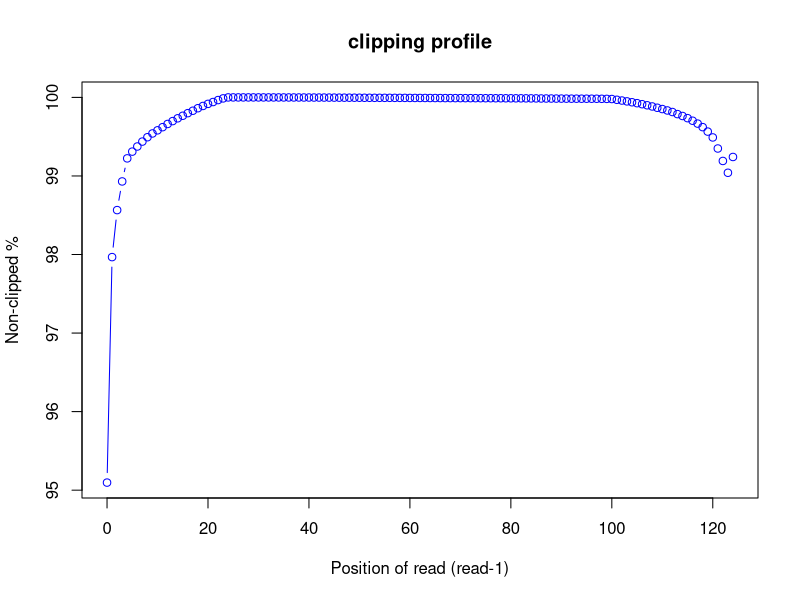
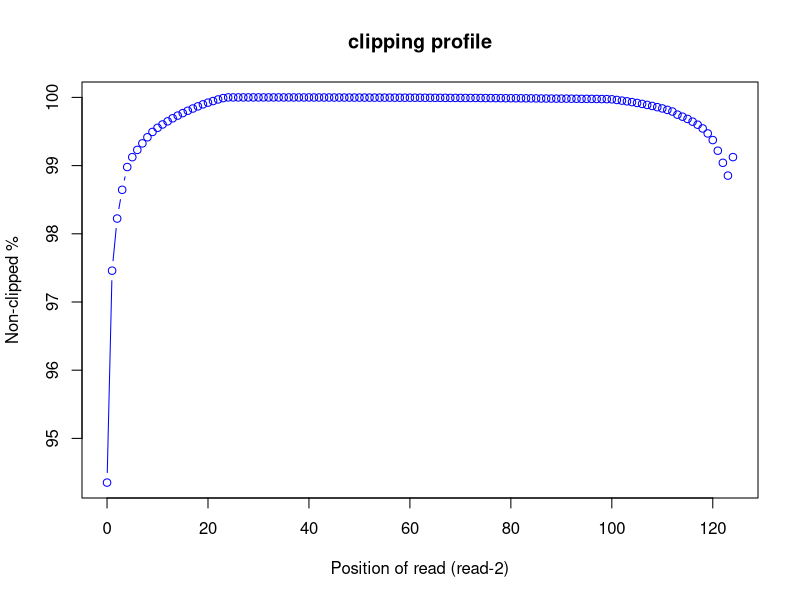

Source code (R) for these figures, in order:
pdf("/home/genetics/HW1/raw_data/mapped/bam_files/clipping_profile/SRR11647688_clipping.clipping_profile.R1.pdf")
read_pos=c(0,1,2,3,4,5,6,7,8,9,10,11,12,13,14,15,16,17,18,19,20,21,22,23,24,25,26,27,28,29,30,31,32,33,34,35,36,37,38,39,40,41,42,43,44,45,46,47,48,49,50,51,52,53,54,55,56,57,58,59,60,61,62,63,64,65,66,67,68,69,70,71,72,73,74,75,76,77,78,79,80,81,82,83,84,85,86,87,88,89,90,91,92,93,94,95,96,97,98,99,100,101,102,103,104,105,106,107,108,109,110,111,112,113,114,115,116,117,118,119,120,121,122,123,124)
r1_clip_count=c(841138.0,348748.0,246083.0,183494.0,133124.0,118384.0,107194.0,96451.0,86951.0,78704.0,71882.0,65007.0,57995.0,51712.0,45615.0,40083.0,34374.0,29106.0,23597.0,18668.0,14114.0,10079.0,5803.0,2149.0,3.0,1.0,4.0,7.0,6.0,7.0,15.0,25.0,40.0,52.0,66.0,83.0,101.0,123.0,147.0,191.0,212.0,259.0,288.0,325.0,373.0,435.0,518.0,569.0,608.0,649.0,727.0,792.0,843.0,895.0,910.0,936.0,943.0,991.0,1028.0,1059.0,1166.0,1200.0,1231.0,1259.0,1350.0,1393.0,1444.0,1513.0,1532.0,1573.0,1585.0,1614.0,1624.0,1646.0,1728.0,1749.0,1770.0,1830.0,1850.0,1895.0,1953.0,1974.0,2011.0,2057.0,2133.0,2168.0,2342.0,2384.0,2428.0,2541.0,2583.0,2674.0,2736.0,2773.0,2815.0,2835.0,2856.0,2925.0,3040.0,3196.0,3518.0,5174.0,6823.0,8663.0,10580.0,12603.0,14820.0,17183.0,19759.0,22591.0,25420.0,28494.0,31882.0,36433.0,40555.0,45296.0,50942.0,57208.0,64932.0,74643.0,87416.0,111567.0,138755.0,164571.0,130078.0)
r1_nonclip_count = 17153576 - r1_clip_count
plot(read_pos, r1_nonclip_count*100/(r1_clip_count + r1_nonclip_count),col="blue",main="clipping profile",xlab="Position of read (read-1)",ylab="Non-clipped %",type="b")
dev.off()
pdf("/home/genetics/HW1/raw_data/mapped/bam_files/clipping_profile/SRR11647688_clipping.clipping_profile.R2.pdf")
read_pos=c(0,1,2,3,4,5,6,7,8,9,10,11,12,13,14,15,16,17,18,19,20,21,22,23,24,25,26,27,28,29,30,31,32,33,34,35,36,37,38,39,40,41,42,43,44,45,46,47,48,49,50,51,52,53,54,55,56,57,58,59,60,61,62,63,64,65,66,67,68,69,70,71,72,73,74,75,76,77,78,79,80,81,82,83,84,85,86,87,88,89,90,91,92,93,94,95,96,97,98,99,100,101,102,103,104,105,106,107,108,109,110,111,112,113,114,115,116,117,118,119,120,121,122,123,124)
r2_clip_count=c(961302.0,432418.0,302315.0,230587.0,173788.0,149145.0,131021.0,114679.0,99457.0,86202.0,75887.0,67499.0,59714.0,52054.0,45409.0,39182.0,33264.0,27738.0,22350.0,17344.0,13061.0,9055.0,5108.0,1755.0,5.0,7.0,10.0,8.0,4.0,8.0,10.0,14.0,19.0,28.0,40.0,45.0,51.0,74.0,95.0,120.0,124.0,153.0,195.0,223.0,249.0,275.0,312.0,357.0,387.0,424.0,447.0,457.0,502.0,542.0,556.0,572.0,584.0,664.0,720.0,739.0,758.0,781.0,838.0,888.0,939.0,1025.0,1083.0,1151.0,1232.0,1273.0,1304.0,1413.0,1417.0,1446.0,1536.0,1626.0,1684.0,1800.0,1892.0,1996.0,2030.0,2078.0,2191.0,2269.0,2337.0,2470.0,2717.0,2768.0,2871.0,2998.0,3007.0,3070.0,3232.0,3398.0,3576.0,3613.0,3662.0,3893.0,4112.0,4332.0,4742.0,6364.0,8038.0,9768.0,11742.0,13838.0,16217.0,18706.0,21379.0,24318.0,27513.0,31130.0,35245.0,43022.0,48092.0,53683.0,60543.0,68114.0,77471.0,89870.0,106469.0,132997.0,163213.0,195164.0,149021.0)
r2_nonclip_count = 17020941 - r2_clip_count
plot(read_pos, r2_nonclip_count*100/(r2_clip_count + r2_nonclip_count),col="blue",main="clipping profile",xlab="Position of read (read-2)",ylab="Non-clipped %",type="b")
dev.off()
